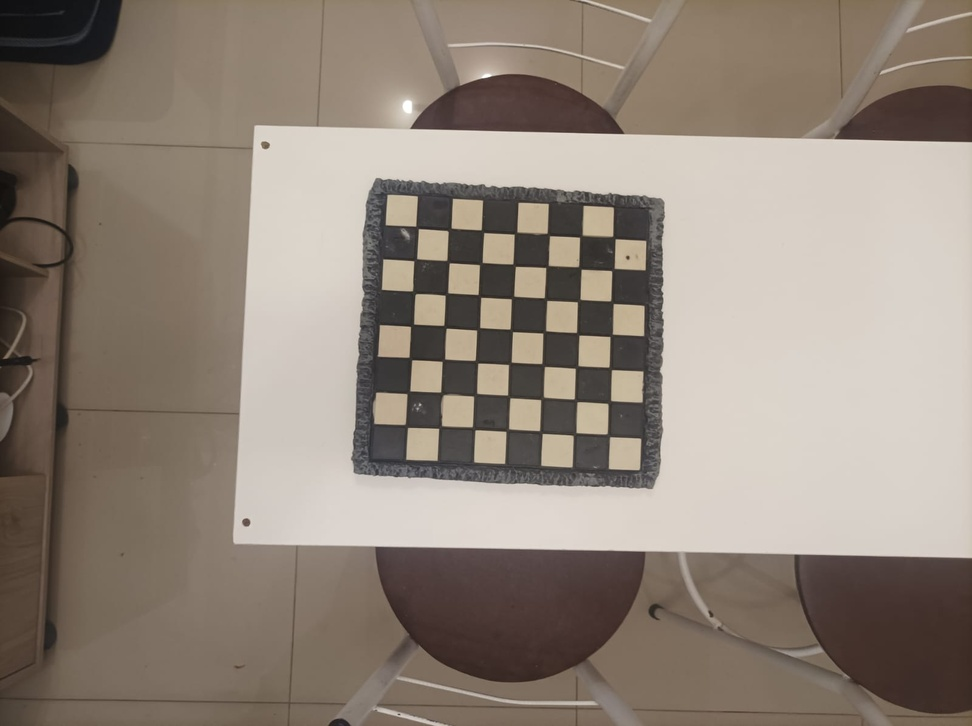
#> input picture images/1.jpeg, 972 x 726 px, shrunk from 1600 x 1196 before the run; its folder holds only this picture in this run
$ python calibration.py
#> lines starting #> are read from the running program, lines starting #| are printed output that depends on the picture; after the words box and inside, x2 and y2 are one past the last pixel; in counts of white or black regions, pixels touching at a corner belong together; long printed decimals are rounded
import cv2
import numpy as np
import glob

# Número de cantos internos
pattern_size = (7, 7)

# Tamanho de cada quadrado em cm
square_size = 3.0

# Pontos 3D conhecidos
objp = np.zeros((7 * 7, 3), np.float32)
objp[:, :2] = np.mgrid[0:7, 0:7].T.reshape(-1, 2)
objp *= square_size


objpoints = []  # pontos 3D
imgpoints = []  # pontos 2D

images = glob.glob("images/*.jpeg")

# Critério para refinamento dos cantos
criteria = (
    cv2.TERM_CRITERIA_EPS + cv2.TERM_CRITERIA_MAX_ITER,
    30,
    0.001
)

# Detectar cantos
for filename in images:

    img = cv2.imread(filename)
#> img is the input picture: shape (726, 972, 3); mean B, G, R 121.8, 133.1, 144.9

    gray = cv2.cvtColor(img, cv2.COLOR_BGR2GRAY)
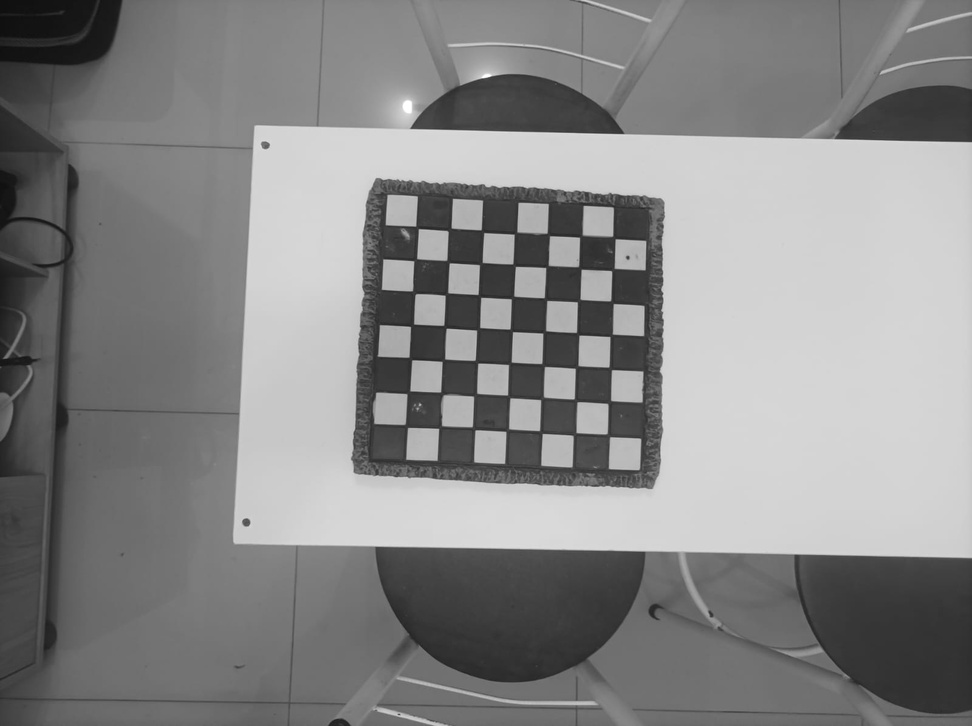
#> gray: shape (726, 972); min 14, max 255, mean 135.3

    found, corners = cv2.findChessboardCornersSB(
		gray,
		pattern_size,
		None
	)
#> found = True; corners = 49 rows, first 8: [417.7, 227.8], [449.6, 229.5], [482.4, 231.4], [515.5, 233.2], [548.2, 234.7], [580.9, 236.3], [613.7, 237.7], [415.2, 259.8]

    if found:

        objpoints.append(objp)
        imgpoints.append(corners)

        print(f"[OK] {filename}")

        cv2.drawChessboardCorners(
			img,
			pattern_size,
			corners,
			found
		)
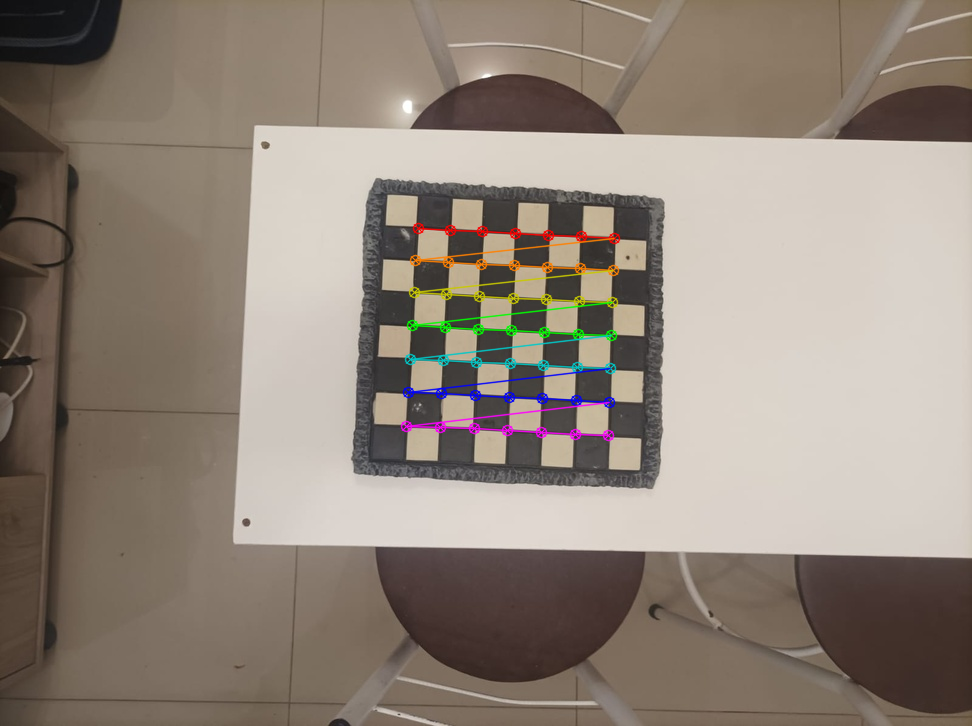
#> img: shape (726, 972, 3); 1.63% of pixels changed, all inside (x1, y1, x2, y2) = (400, 222, 621, 442)

        cv2.imwrite(
			f"detected_{filename.split('/')[-1]}",
			img
		)

    else:
        print(f"[FALHOU] {filename}")

# Calibração
image_size = gray.shape[::-1]

ret, camera_matrix, dist_coeffs, rvecs, tvecs = cv2.calibrateCamera(
    objpoints,
    imgpoints,
    gray.shape[::-1],
    None,
    None
)
#> ret = 0.303; camera_matrix = [[3066.7, 0, 483.1], [0, 3117.9, 363.3], [0, 0, 1]]; dist_coeffs = [[2.01, -415.8, 0.0917, 0.0163, -2.04]]; rvecs = ([-0.191, -0.0236, 0.0461],); tvecs = ([-6.06, -12.22, 278.5],)

print("\n===== RESULTADOS =====")

print("\nErro RMS:")
print(ret)
#| 0.3035

print("\nMatriz da câmera:")
print(camera_matrix)
#| [[3.06670739e+03 0.00000000e+00 4.83128963e+02]
#|  [0.00000000e+00 3.11788721e+03 3.63349448e+02]
#|  [0.00000000e+00 0.00000000e+00 1.00000000e+00]]

print("\nCoeficientes de distorção:")
print(dist_coeffs)
#| [[ 2.00870973e+00 -4.15826837e+02  9.16792100e-02  1.63152970e-02
#|   -2.03518094e+00]]

print("\nNúmero de imagens utilizadas:")
print(len(objpoints))
#| 1

np.savez(
    "calibration_data.npz",
    camera_matrix=camera_matrix,
    dist_coeffs=dist_coeffs,
    rvecs=np.array(rvecs),
    tvecs=np.array(tvecs),
    image_size=np.array(image_size),
)

$ run again, on images/4.jpeg
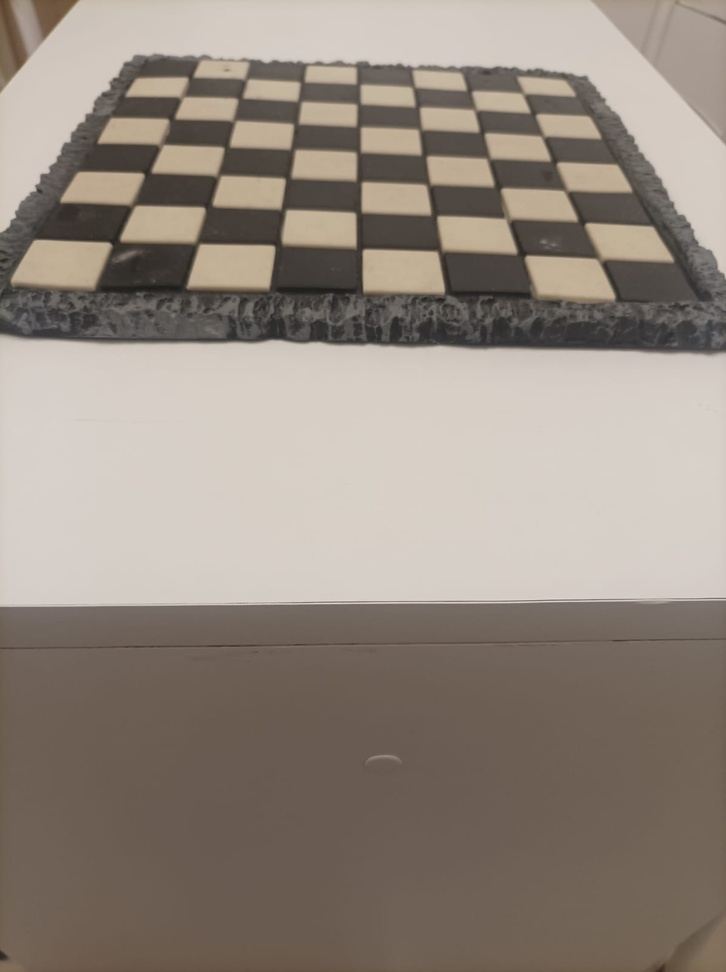
#> input picture images/4.jpeg, 726 x 972 px, shrunk from 1196 x 1600 before the run
#> img is the input picture: shape (972, 726, 3); mean B, G, R 127.2, 137.2, 148.1
#> `gray = cv2.cvtColor(img, cv2.COLOR_BGR2GRAY)`:
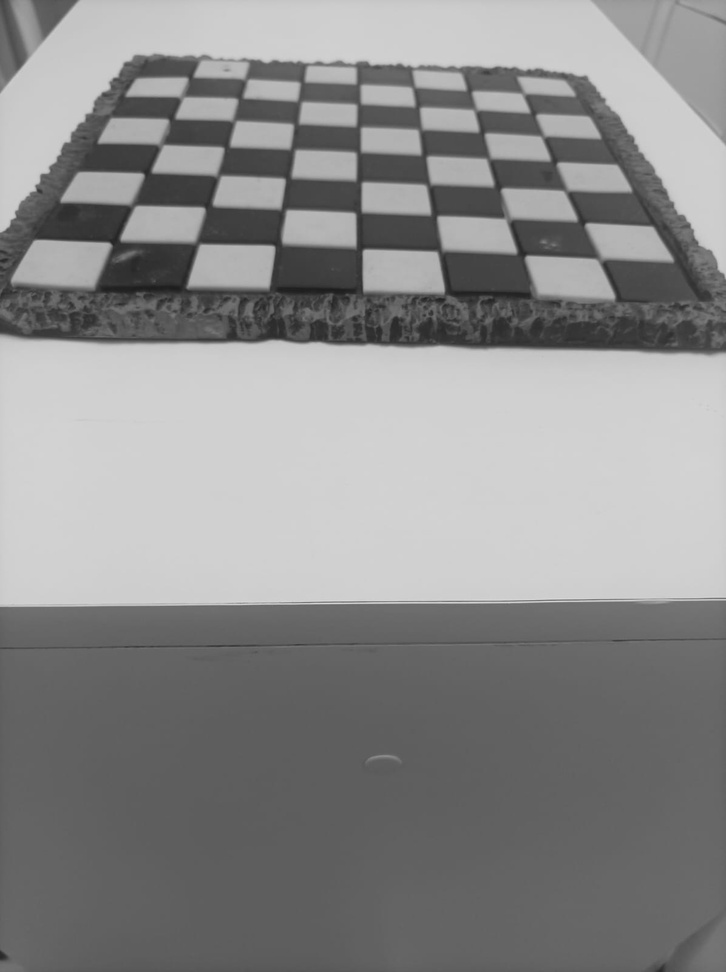
#> gray: shape (972, 726); min 28, max 219, mean 139.3
#> found = True; corners = 49 rows, first 8: [190.9, 77.13], [246.4, 78.64], [302, 81.63], [358.1, 83.89], [413.6, 86.95], [468.7, 89.95], [523.2, 93.09], [181.9, 96.58]
#> `cv2.drawChessboardCorners( img, pattern_size, corners, found )`:
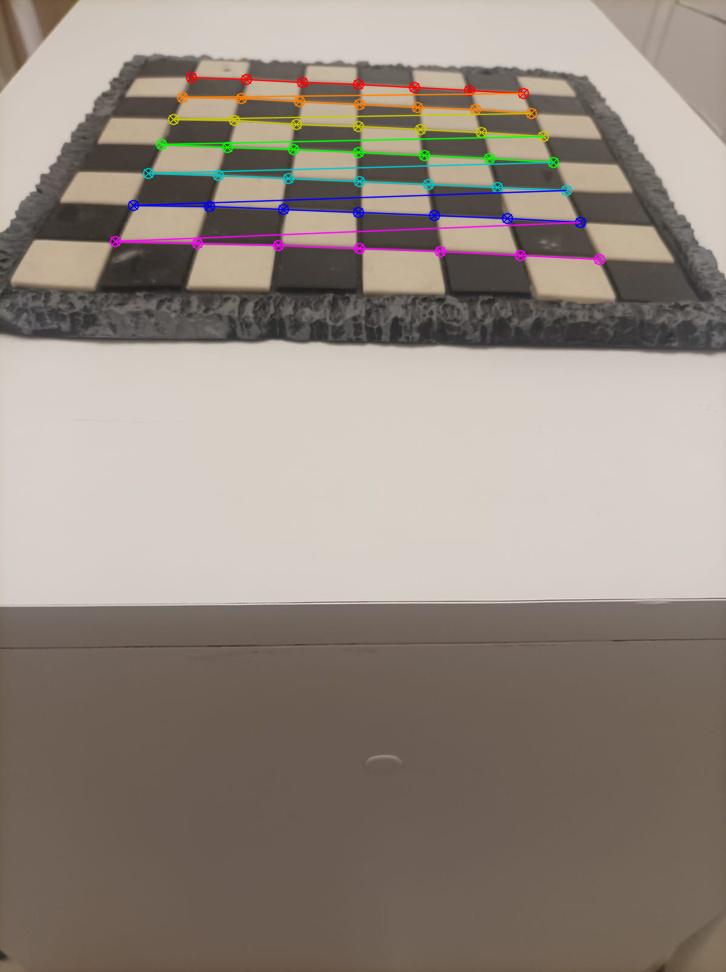
#> img: shape (972, 726, 3); 2.64% of pixels changed, all inside (x1, y1, x2, y2) = (109, 71, 606, 266)
#> ret = 0.678; camera_matrix = [[629.5, 0, 366.5], [0, 608, 594.7], [0, 0, 1]]; dist_coeffs = [[-0.296, 0.384, -0.00136, 0.0141, -0.171]]; rvecs = ([-0.564, -0.0734, -0.00487],); tvecs = ([-9.82, -28.6, 30.68],)
#| 0.6782
#| [[629.534   0.         366.477]
#|  [  0.         607.992 594.688]
#|  [  0.           0.           1.        ]]
#| [[-0.296  0.3837 -0.001358    0.01411 -0.1707 ]]
#| 1

$ run again, on images/5.jpeg
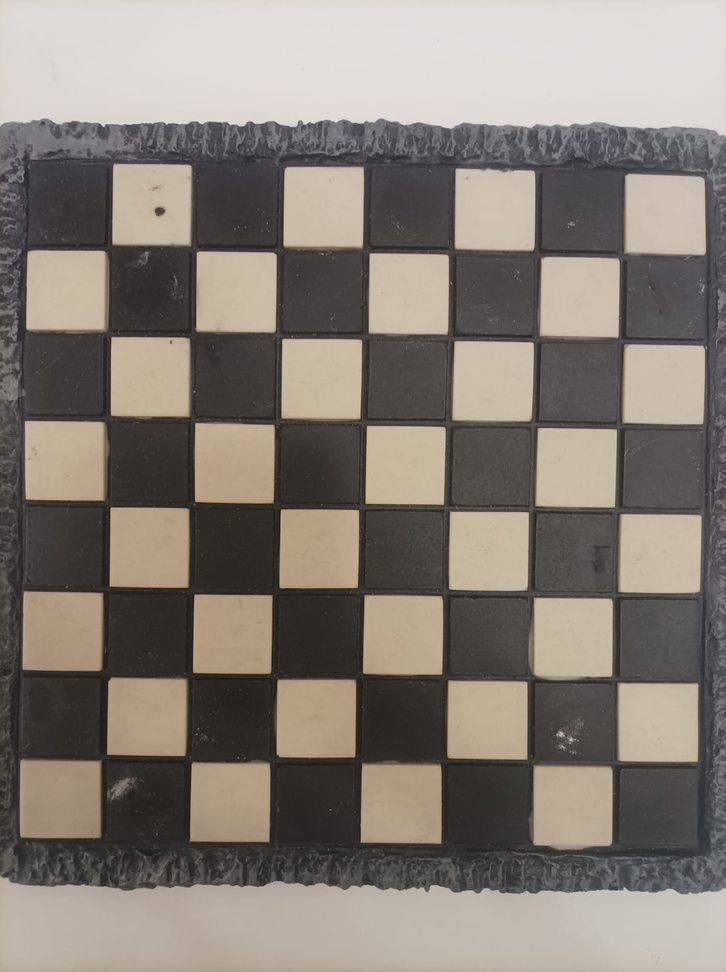
#> input picture images/5.jpeg, 726 x 972 px, shrunk from 1196 x 1600 before the run
#> img is the input picture: shape (972, 726, 3); mean B, G, R 117.3, 125.7, 133.3
#> `gray = cv2.cvtColor(img, cv2.COLOR_BGR2GRAY)`:
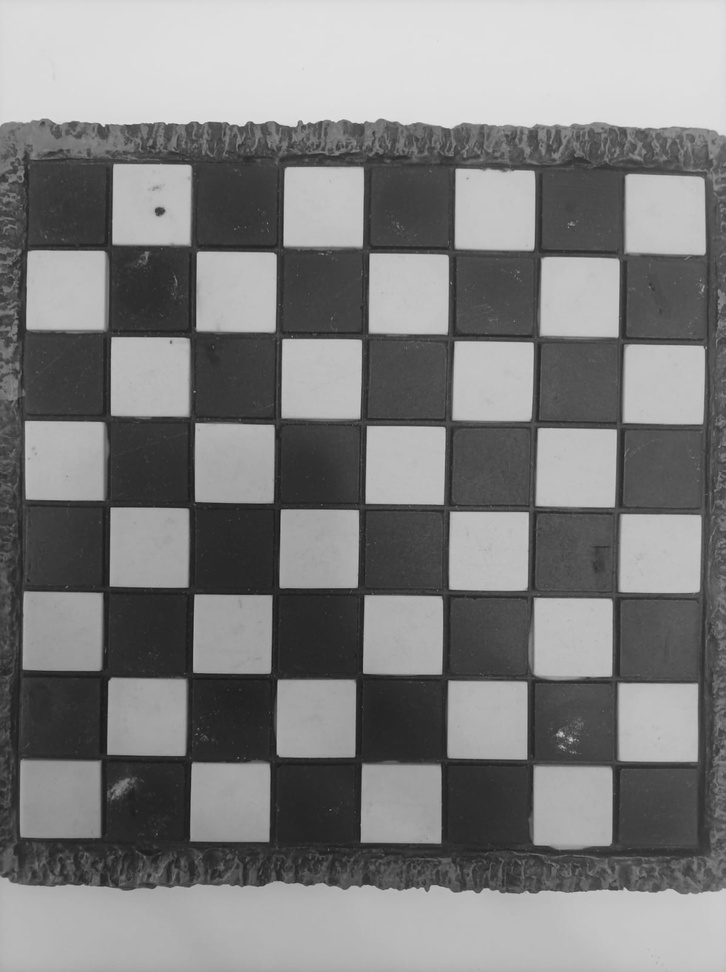
#> gray: shape (972, 726); min 23, max 229, mean 127
#> found = True; corners = 49 rows, first 8: [109, 247.7], [193.5, 248.2], [279.3, 249.9], [365.8, 250.4], [451, 251.8], [537.5, 253.8], [621.3, 256.1], [108.7, 333.8]
#> `cv2.drawChessboardCorners( img, pattern_size, corners, found )`:
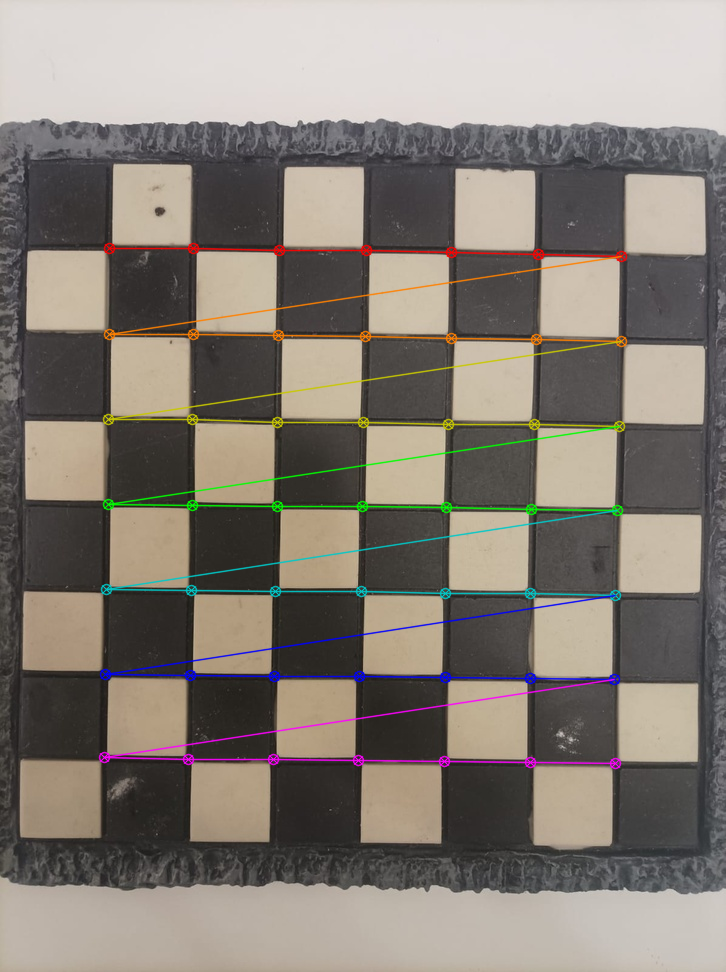
#> img: shape (972, 726, 3); 3.38% of pixels changed, all inside (x1, y1, x2, y2) = (98, 242, 628, 770)
#> ret = 0.793; camera_matrix = [[2209.4, 0, 374.7], [0, 2203, 332.5], [0, 0, 1]]; dist_coeffs = [[-0.752, 25.28, 0.00868, 0.0206, -258.2]]; rvecs = ([0.0519, -0.0602, 0.0155],); tvecs = ([-9.3, -2.98, 76.24],)
#| 0.7934
#| [[2.20936499e+03 0.00000000e+00 3.74716596e+02]
#|  [0.00000000e+00 2.20297137e+03 3.32543537e+02]
#|  [0.00000000e+00 0.00000000e+00 1.00000000e+00]]
#| [[-7.52451248e-01  2.52834372e+01  8.68181536e-03  2.05728837e-02
#|   -2.58237138e+02]]
#| 1

$ run again, on images/6.jpeg
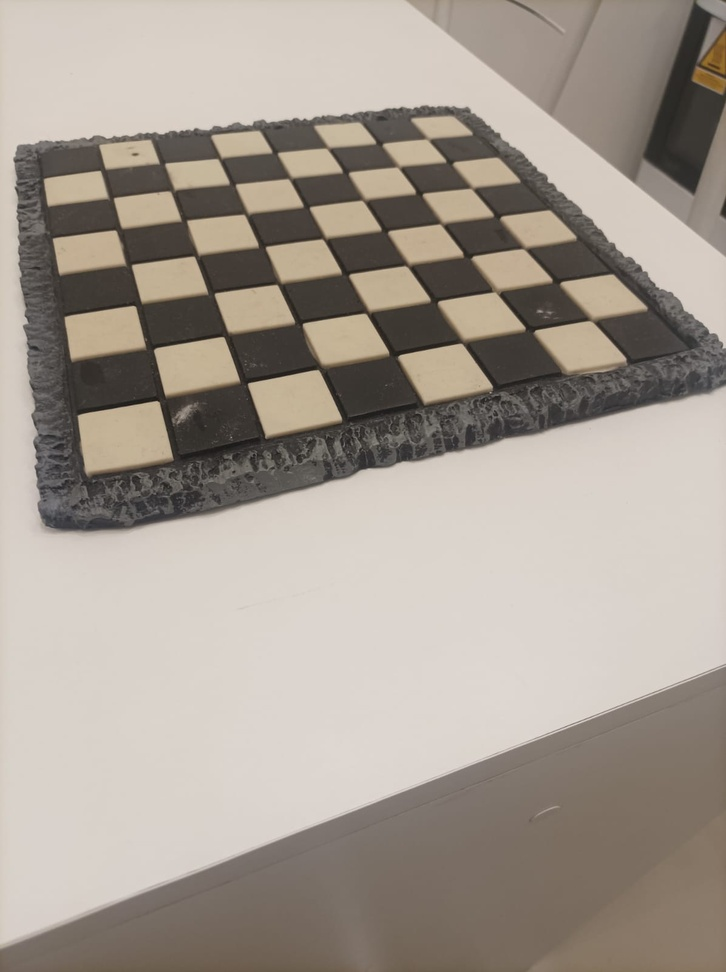
#> input picture images/6.jpeg, 726 x 972 px, shrunk from 1196 x 1600 before the run
#> img is the input picture: shape (972, 726, 3); mean B, G, R 145.1, 155, 164.2
#> `gray = cv2.cvtColor(img, cv2.COLOR_BGR2GRAY)`:
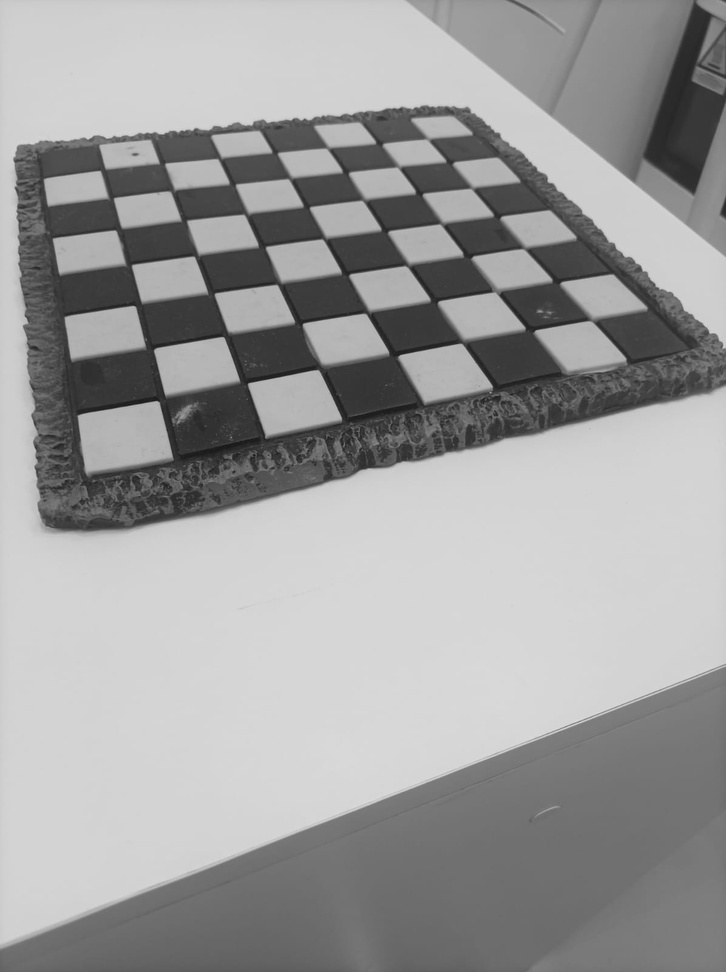
#> gray: shape (972, 726); min 22, max 222, mean 156.6
#> found = True; corners = 49 rows, first 8: [102.9, 169.8], [160.9, 163.1], [219.6, 158.3], [272.7, 152.3], [327.8, 147.8], [376.9, 143], [428, 138.7], [110.3, 197.8]
#> `cv2.drawChessboardCorners( img, pattern_size, corners, found )`:
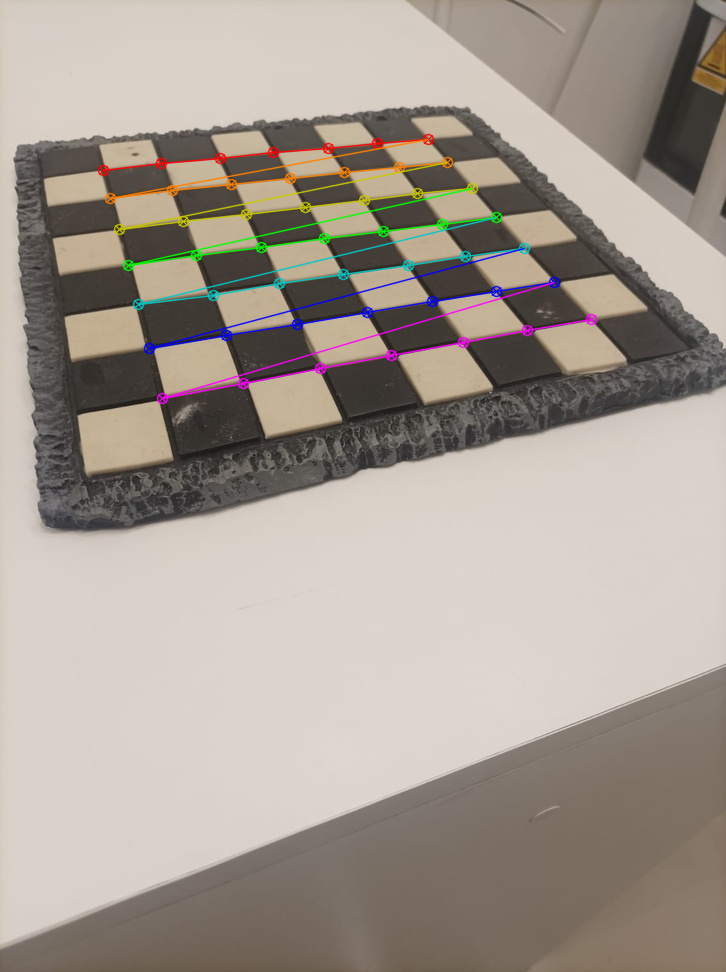
#> img: shape (972, 726, 3); 2.52% of pixels changed, all inside (x1, y1, x2, y2) = (97, 133, 598, 405)
#> ret = 1.05; camera_matrix = [[786.2, 0, 439.5], [0, 977.5, 692.9], [0, 0, 1]]; dist_coeffs = [[-0.133, 0.468, 0.00795, 0.0362, -0.448]]; rvecs = ([-0.705, -0.263, -0.366],); tvecs = ([-17.53, -21.15, 37.29],)
#| 1.052
#| [[786.228   0.         439.475]
#|  [  0.         977.482 692.895]
#|  [  0.           0.           1.        ]]
#| [[-0.1327  0.4684  0.007949  0.03618 -0.4477]]
#| 1
